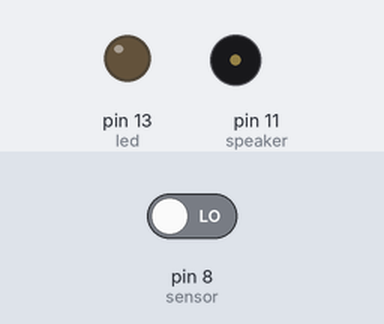
Recording of a sketch running on a simulated Arduino Uno, built with avr-gcc and run on an emulated ATmega328P. On the bench: output pins drawn as LEDs (lit = HIGH), buzzer (waves = sounding). The test bench sets the inputs (shaded band); at power-on: pin 8 (sensor) LOW.

Above: at 14.2 s.
14.3 s: pin 8 (sensor) driven HIGH
At 15.5 s:
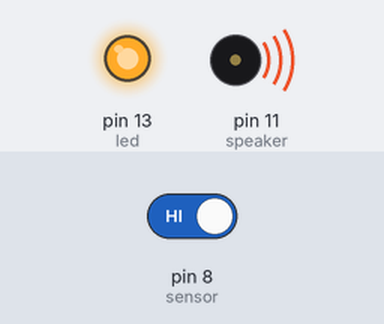
15.8 s: pin 8 (sensor) driven LOW
At 16.4 s:
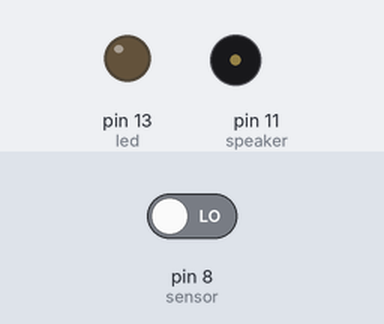
Timing chart, 0 to 18.8 s (numbered marks = the images above; inputs shaded):
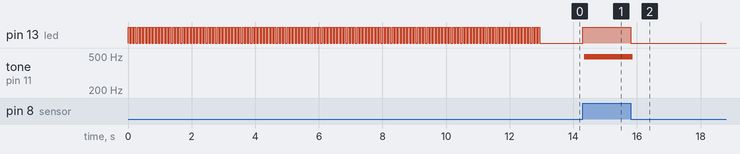

Measured:
- after the input at 14.3 s, pin 13 (led): LOW → HIGH at once; tone on pin 11 (speaker): silent → 493 Hz after 0.05 s
- after the input at 15.8 s, pin 13 (led): HIGH → LOW at once; tone on pin 11 (speaker): 493 Hz → silent after 0.07 s

The sketch:

PIR-01.ino
```cpp
/* from https://www.electronicshub.org/arduino-pir-sensor-tutorial/
 *  PIR Demo with speaker and LED output.
 *  Now drives a speaker and both speaker and LED reflect PIR input state
 *
  */
int speaker = 11;
int sensor = 8;
int led = 13;

void setup()
{
  pinMode(speaker, OUTPUT);
  pinMode(sensor, INPUT);
  pinMode(led, OUTPUT);

  digitalWrite(speaker,LOW);
  digitalWrite(sensor,LOW); // disable pullup

  digitalWrite(led,LOW);

  // delay while PIR calibrates
  while(millis()<13000) {
    digitalWrite(led,HIGH);
    delay(50);
    digitalWrite(led,LOW);
    delay(50);
  }
}

void loop()
{
  static bool prevSpeaker = false;
  static bool prevPIR = false;

  delay(1); // delay one ms
  if(prevPIR) { // was previously high?
    if(digitalRead(sensor)==HIGH) { // still high?
     digitalWrite(speaker,prevSpeaker?HIGH:LOW);  // toggle speaker output
     prevSpeaker = !prevSpeaker;
    } else {
      prevPIR = false;
      digitalWrite(led,LOW);  // speaker and LED off
      digitalWrite(speaker,LOW);
    }
  } else {
    if(digitalRead(sensor)==HIGH) {
      prevPIR = true;
      digitalWrite(led,HIGH);  // LED on
    }
  }
}
```
